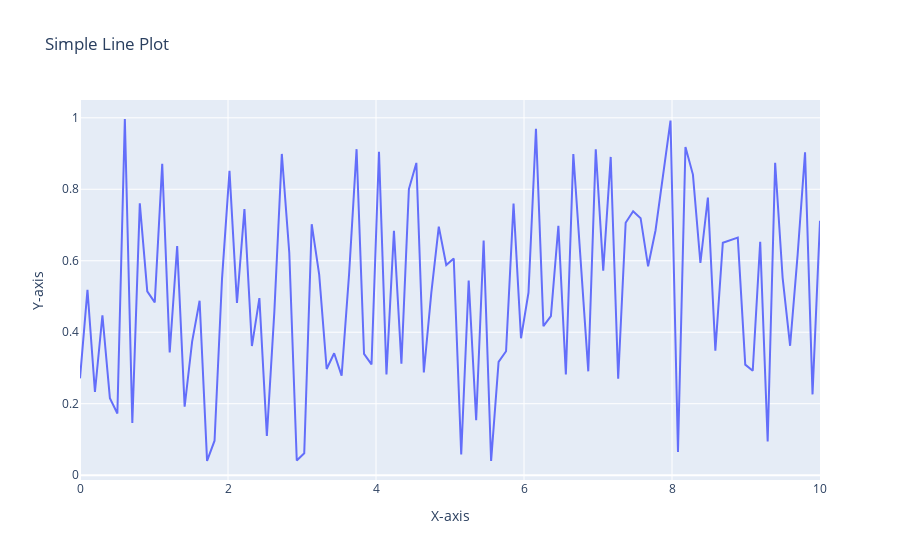

Source (notebook cell):
### Code cell
# Usin Plotly, create a basic line plot of a randomly enerated dataset, label the axes, and set the title as
# 'Simple Line Plot'


x = np.linspace(0, 10, 100)
y = np.random.rand(100)

# Creating a line plot
fig = go.Figure()

fig.add_trace(go.Scatter(x=x, y=y, mode='lines', name='Random Data'))

# Label the axes
fig.update_layout(
    title='Simple Line Plot',
    xaxis_title='X-axis',
    yaxis_title='Y-axis'
)

# Show the plot
fig.show()
